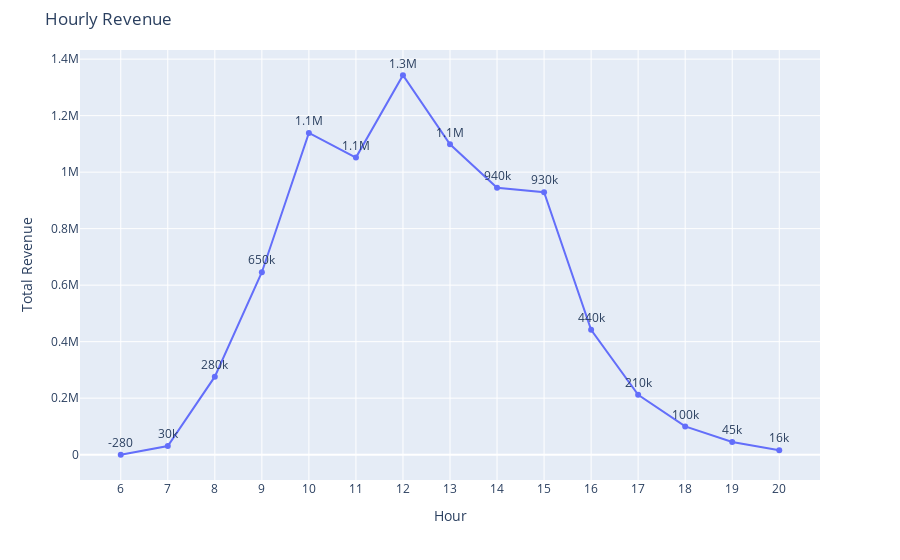

The cell this chart's notebook holds for it:
### Code cell
# Hourly Revenue
fig5 = px.line(Revenue_by_Hour.sort_values('Hour'), 
               x='Hour', 
               y='Revenue',
               text='Revenue',  # This adds the data labels
               title='Hourly Revenue', 
               labels={'Hour': 'Hour', 'Revenue': 'Total Revenue'})

# Customize the data labels
fig5.update_traces(texttemplate='%{text:.2s}',  # Format with 2 significant digits
                   textposition='top center')   # Position labels above the points

# Ensure every hour shows on x-axis
fig5.update_xaxes(dtick=1)

# Adjust layout to prevent label crowding
fig5.update_layout(uniformtext_minsize=8, 
                  uniformtext_mode='hide',
                  margin=dict(t=50))  # Add top margin for labels

fig5.show()

### Figure 1 — Plotly figure (JSON) as saved in the notebook; plotly's stock layout.template omitted (floating-point values rounded to 4 significant figures)
{"data": [{"hovertemplate": "Hour=%{x}<br>Total Revenue=%{text}<extra></extra>", "legendgroup": "", "line": {"color": "#636efa", "dash": "solid"}, "marker": {"symbol": "circle"}, "mode": "lines+markers+text", "name": "", "orientation": "v", "showlegend": false, "text": [-281.4, 30470.0, 276200.0, 645800.0, 1139000.0, 1051000.0, 1343000.0, 1098000.0, 944500.0, 929000.0, 442200.0, 211900.0, 100200.0, 44830.0, 15920.0], "textposition": "top center", "texttemplate": "%{text:.2s}", "type": "scatter", "x": [6, 7, 8, 9, 10, 11, 12, 13, 14, 15, 16, 17, 18, 19, 20], "xaxis": "x", "y": [-281.4, 30470.0, 276200.0, 645800.0, 1139000.0, 1051000.0, 1343000.0, 1098000.0, 944500.0, 929000.0, 442200.0, 211900.0, 100200.0, 44830.0, 15920.0], "yaxis": "y"}], "layout": {"legend": {"tracegroupgap": 0}, "margin": {"t": 50}, "title": {"text": "Hourly Revenue"}, "uniformtext": {"minsize": 8, "mode": "hide"}, "xaxis": {"anchor": "y", "domain": [0, 1], "dtick": 1, "title": {"text": "Hour"}}, "yaxis": {"anchor": "x", "domain": [0, 1], "title": {"text": "Total Revenue"}}}}
